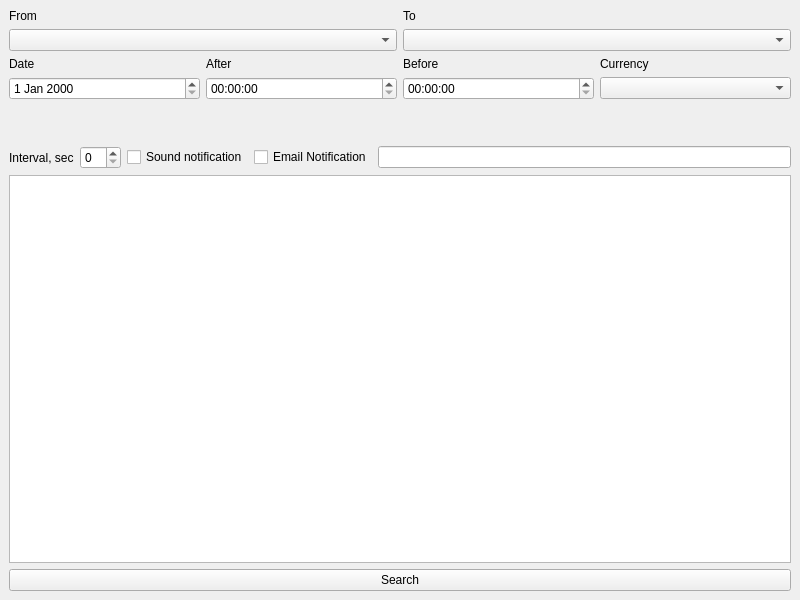
<?xml version="1.0" encoding="UTF-8"?>
<ui version="4.0">
 <class>mainWindow</class>
 <widget class="QMainWindow" name="mainWindow">
  <property name="geometry">
   <rect>
    <x>0</x>
    <y>0</y>
    <width>800</width>
    <height>600</height>
   </rect>
  </property>
  <property name="windowTitle">
   <string>Ecolines Parser</string>
  </property>
  <widget class="QWidget" name="centralwidget">
   <layout class="QGridLayout" name="gridLayout_2">
    <item row="0" column="0">
     <layout class="QGridLayout" name="gridLayout">
      <item row="5" column="0">
       <layout class="QHBoxLayout" name="horizontalLayout_6">
        <item>
         <widget class="QLabel" name="label_9">
          <property name="enabled">
           <bool>true</bool>
          </property>
          <property name="text">
           <string>Interval, sec</string>
          </property>
         </widget>
        </item>
        <item>
         <widget class="QSpinBox" name="spinBox"/>
        </item>
        <item>
         <widget class="QCheckBox" name="soundCheckBox">
          <property name="text">
           <string>Sound notification</string>
          </property>
         </widget>
        </item>
        <item>
         <widget class="QCheckBox" name="emailCheckBox">
          <property name="text">
           <string>Email Notification</string>
          </property>
         </widget>
        </item>
        <item>
         <widget class="QLineEdit" name="emailLineEdit">
          <property name="sizePolicy">
           <sizepolicy hsizetype="Expanding" vsizetype="Fixed">
            <horstretch>0</horstretch>
            <verstretch>0</verstretch>
           </sizepolicy>
          </property>
          <property name="frame">
           <bool>true</bool>
          </property>
         </widget>
        </item>
       </layout>
      </item>
      <item row="0" column="0">
       <layout class="QHBoxLayout" name="horizontalLayout_3">
        <item>
         <widget class="QLabel" name="label_2">
          <property name="text">
           <string>From</string>
          </property>
         </widget>
        </item>
        <item>
         <widget class="QLabel" name="label_3">
          <property name="text">
           <string>To</string>
          </property>
         </widget>
        </item>
       </layout>
      </item>
      <item row="3" column="0">
       <layout class="QHBoxLayout" name="horizontalLayout_2">
        <item>
         <widget class="QDateEdit" name="dateEdit"/>
        </item>
        <item>
         <widget class="QTimeEdit" name="afterTimeEdit"/>
        </item>
        <item>
         <widget class="QTimeEdit" name="beforeTimeEdit"/>
        </item>
        <item>
         <widget class="QComboBox" name="currencyComboBox"/>
        </item>
       </layout>
      </item>
      <item row="4" column="0">
       <spacer name="verticalSpacer">
        <property name="orientation">
         <enum>Qt::Vertical</enum>
        </property>
        <property name="sizeType">
         <enum>QSizePolicy::Minimum</enum>
        </property>
        <property name="sizeHint" stdset="0">
         <size>
          <width>20</width>
          <height>40</height>
         </size>
        </property>
       </spacer>
      </item>
      <item row="2" column="0">
       <layout class="QHBoxLayout" name="horizontalLayout_4">
        <item>
         <widget class="QLabel" name="label_7">
          <property name="enabled">
           <bool>true</bool>
          </property>
          <property name="text">
           <string>Date</string>
          </property>
         </widget>
        </item>
        <item>
         <widget class="QLabel" name="label_11">
          <property name="enabled">
           <bool>true</bool>
          </property>
          <property name="text">
           <string>After</string>
          </property>
         </widget>
        </item>
        <item>
         <widget class="QLabel" name="label_8">
          <property name="enabled">
           <bool>true</bool>
          </property>
          <property name="text">
           <string>Before</string>
          </property>
         </widget>
        </item>
        <item>
         <widget class="QLabel" name="label_10">
          <property name="enabled">
           <bool>true</bool>
          </property>
          <property name="text">
           <string>Currency</string>
          </property>
         </widget>
        </item>
       </layout>
      </item>
      <item row="1" column="0">
       <layout class="QHBoxLayout" name="horizontalLayout">
        <item>
         <widget class="QComboBox" name="fromComboBox"/>
        </item>
        <item>
         <widget class="QComboBox" name="toComboBox"/>
        </item>
       </layout>
      </item>
     </layout>
    </item>
    <item row="1" column="0">
     <widget class="QTextEdit" name="textEdit">
      <property name="readOnly">
       <bool>true</bool>
      </property>
      <property name="html">
       <string>&lt;!DOCTYPE HTML PUBLIC &quot;-//W3C//DTD HTML 4.0//EN&quot; &quot;http://www.w3.org/TR/REC-html40/strict.dtd&quot;&gt;
&lt;html&gt;&lt;head&gt;&lt;meta name=&quot;qrichtext&quot; content=&quot;1&quot; /&gt;&lt;style type=&quot;text/css&quot;&gt;
p, li { white-space: pre-wrap; }
&lt;/style&gt;&lt;/head&gt;&lt;body style=&quot; font-family:'Ubuntu'; font-size:11pt; font-weight:400; font-style:normal;&quot;&gt;
&lt;p style=&quot;-qt-paragraph-type:empty; margin-top:0px; margin-bottom:0px; margin-left:0px; margin-right:0px; -qt-block-indent:0; text-indent:0px;&quot;&gt;&lt;br /&gt;&lt;/p&gt;&lt;/body&gt;&lt;/html&gt;</string>
      </property>
     </widget>
    </item>
    <item row="2" column="0">
     <widget class="QPushButton" name="searchButton">
      <property name="text">
       <string>Search</string>
      </property>
     </widget>
    </item>
   </layout>
  </widget>
 </widget>
 <resources/>
 <connections/>
</ui>
